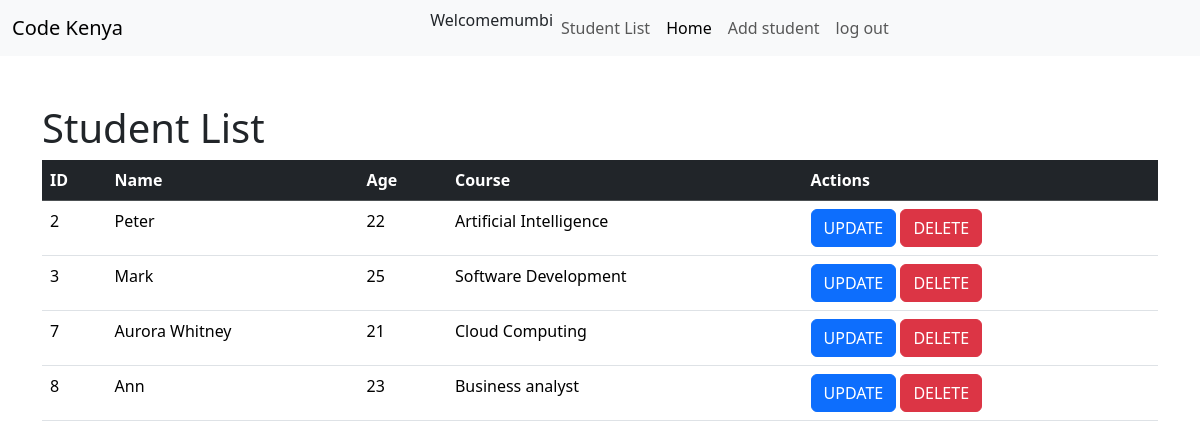
The app's page / (signed in) with its own data.
### crudapp/models.py (models this page shows, shortened)
class Student(models.Model):
    fullname=models.CharField(max_length=50)
    age=models.IntegerField()
    course=models.CharField(max_length=50)

### crudapp/views.py (the view)
def student_list(request):
    Students=Student.objects.all()
    return render(request,'studentlist.html',{'Students':Students})

### crudapp/templates/studentlist.html
{% extends 'base.html' %}
{% block content %}
<h1>Student List</h1>
<table class="table table-border">
    <thead class="table-dark">
<tr>
    <th>ID</th>
    <th>Name</th>
    <th>Age</th>
    <th>Course</th>
    <th>Actions</th>
</tr>
    </thead>
    <tbody>
        {% for student in Students %}
        <tr>
            <td>{{student.id}}</td>
            <td>{{student.fullname}}</td>
            <td>{{student.age}}</td>
            <td>{{student.course}}</td>
            <td>
                {% if user.is_staff %}
            <a href="{% url 'update_student' student.id %}"class="btn btn-primary">UPDATE</a>
            <a href="{% url 'delete_student' student.id %}"class="btn btn-danger">DELETE</a>
            {%else%}
            <span>view only</span>
            {%endif%}
            </td>
        </tr>
        {% endfor %}
    </tbody>
</table>
{% endblock %}

### crudapp/templates/base.html (shortened to what this page needs)
<!DOCTYPE html>
<html lang="en">
<head>
    <link href="https://cdn.jsdelivr.net/npm/bootstrap@5.3.7/dist/css/bootstrap.min.css" rel="stylesheet">
</head>
<body>
    <nav class="navbar navbar-expand-lg bg-body-tertiary">
        <div class="container-fluid">
          <a class="navbar-brand" href="#">Code Kenya</a>
          <div class="collapse navbar-collapse" id="navbarNav">
           <div class="navbar-nav mx-auto py-0" >
            {% if user.is_authenticated %}
            <li class="nav-item active">
              <span>Welcome{{user.username}}</span>
            </li>
            <li class="nav-item">
              <a class="nav-link" href="{% url 'student_list' %}">Student List</a>
            </li>
            <li class="nav-item">
              <a class="nav-link active" aria-current="page" href="#">Home</a>
            </li>
            {% if user.is_staff %}
            <li class="nav-item">
              <a class="nav-link" href="{% url 'add_student' %}">Add student</a>
            </li>
            {% endif %}
            <li class="nav-item">
              <a class="nav-link" href="{% url 'logout' %}">log out</a>
            </li>
              {% endif %}
              </div>
          </div>
        </div>
      </nav>
    <div class="container mt-5">
    {% block content %}
    {% endblock %}
    </div>
</body>
</html>

### records on screen
Student: id "2", fullname "Peter", age "22", course "Artificial Intelligence"
Student: id "3", fullname "Mark", age "25", course "Software Development"
Student: id "7", fullname "Aurora Whitney", age "21", course "Cloud Computing"
Student: id "8", fullname "Ann", age "23", course "Business analyst"

### other values on screen
{{ user.username }} "mumbi"
